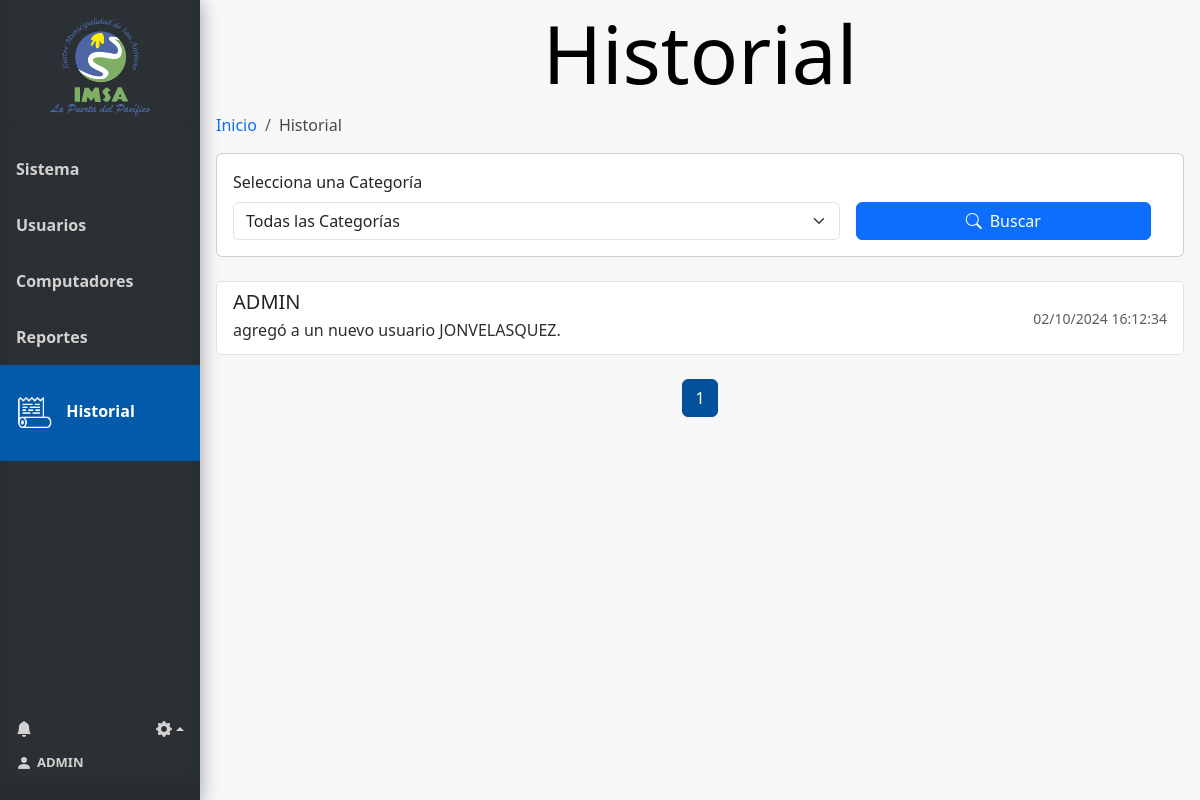
/historial (signed in), run on an earlier commit of the app's database.
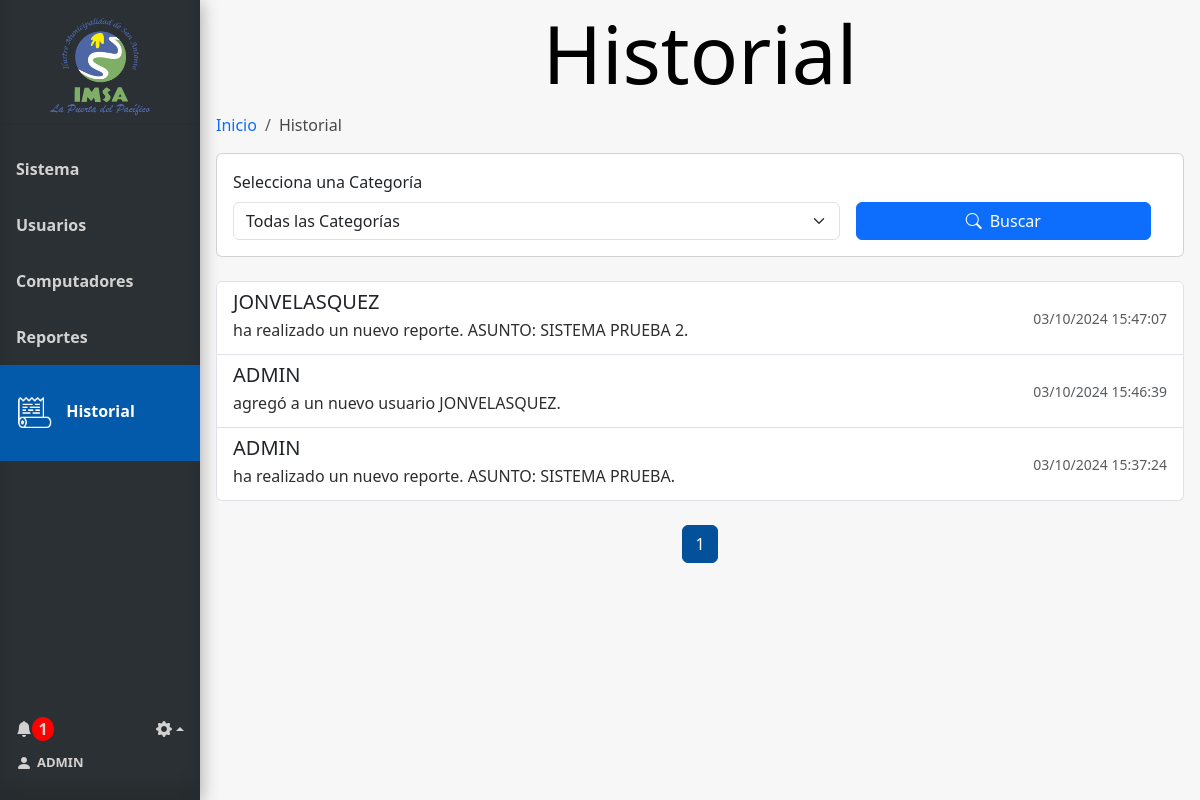
And on a later commit of the database.
### tables this page shows
CREATE TABLE Usuario (
    Id_usuario INTEGER PRIMARY KEY AUTOINCREMENT,
    Nombre_user VARCHAR(100),
    Email VARCHAR(100),
    Psw VARCHAR(100),
    id_tipo_usuario INTEGER,
    FOREIGN KEY (id_tipo_usuario) REFERENCES Tipo_usuario(id_tipo_usuario)
);

CREATE TABLE Historial (
    Id_historial INTEGER PRIMARY KEY AUTOINCREMENT,
    usuario_historial VARCHAR(100),
    descripcion VARCHAR(100),
    fecha VARCHAR(100),
    id_categoria INTEGER,
    FOREIGN KEY (id_categoria) REFERENCES Categoria_Historial(id_categoria)
);

### app.py (the view)
@app.route('/historial', methods=['GET'])
@login_required
def historial():
    conn = get_db_connection()
    user = current_user
    num_notificaciones_totales = get_total_notifications(user.id)
    info_notificaciones = get_info_notifications(user.id)
    page = request.args.get('page', 1, type=int)
    per_page = 10
    try:
        categoria_id = request.args.get('categoria')
        categorias = conn.execute("SELECT * FROM Categoria_historial").fetchall()
        historial_data = []
        total_records = 0
        if categoria_id:
            params = []
            query = '''
            SELECT Historial.*, Categoria_historial.nombre_categoria
            FROM Historial
            INNER JOIN Categoria_historial ON Categoria_historial.id_categoria = Historial.id_categoria
            WHERE 1=1
            '''
            query += ' AND Historial.id_categoria = ? ORDER BY fecha DESC'
            params.append(categoria_id)
            total_records = conn.execute(query, params).fetchall()
            total_records = len(total_records)
            offset = (page - 1) * per_page
            query += " LIMIT ? OFFSET ?"
            params += [per_page, offset]
            historial_data = conn.execute(query, params).fetchall()
            categoria_nombre = conn.execute('SELECT nombre_categoria FROM Categoria_historial WHERE id_categoria = ?', (categoria_id,)).fetchone()
        else:
            historial_data = conn.execute("SELECT * FROM Historial ORDER BY fecha DESC LIMIT ? OFFSET ?", (per_page, (page - 1) * per_page)).fetchall()
            total_records = conn.execute("SELECT COUNT(*) FROM Historial").fetchone()[0]
        total_pages = (total_records // per_page) + (1 if total_records % per_page > 0 else 0)
        start_page = max(1, page - 1)
        end_page = min(total_pages, page + 1)
        return render_template('historial.html',
                                historial_data=historial_data,
                                categorias=categorias,
                                categoria_nombre=categoria_nombre if categoria_id else None,
                                user=user,
                                num_notificaciones_totales=num_notificaciones_totales,
                                info_notificaciones=info_notificaciones,
                                total=total_records,
                                per_page=per_page,
                                page=page,
                                start_page=start_page,
                                end_page=end_page,
                                total_pages=total_pages)
    except Exception as e:
        flash(f"Error: {str(e)}", "danger")
        return redirect(url_for('historial'))  # Redirigir en caso de error
    finally:
        conn.close()

### app.py (called while the page is built)
@login_manager.user_loader
def load_user(user_id):
    return Usuario.get_by_id(user_id)

def get_db_connection():
    conn = sqlite3.connect('database.db')
    conn.row_factory = sqlite3.Row
    return conn

def get_total_notifications(user_id):
    conn = get_db_connection()
    total_notifications = conn.execute(
        'SELECT COUNT(*) FROM Notificaciones WHERE id_usuario = ?  AND leido = false',
        (user_id,)
    ).fetchone()[0]
    conn.close()
    return total_notifications

def get_info_notifications(user_id):
    conn = get_db_connection()
    info_notifiaciones= conn.execute(
        'SELECT * FROM Notificaciones WHERE id_usuario = ? ORDER BY id_notificacion DESC LIMIT 8',
        (user_id,)
    ).fetchall()
    conn.close()
    return info_notifiaciones

### model.py (called while the page is built)
def get_db_connection():
    conn = sqlite3.connect('database.db')
    conn.row_factory = sqlite3.Row
    return conn

    @staticmethod
    def get_by_id(id_usuario):
        conn = get_db_connection()
        user_data = conn.execute('SELECT * FROM Usuario WHERE Id_usuario = ?', (id_usuario,)).fetchone()
        conn.close()
        if user_data:
            return Usuario(
                user_data['Id_usuario'],
                user_data['Nombre_user'],
                user_data['Email'],
                user_data['Psw'],
                user_data['id_tipo_usuario']
            )
        return None

### templates/historial.html (shortened to what this page needs)
{% extends 'base.html' %}
{% block head %}
<link rel="stylesheet" href="{{ url_for('static', filename='css/style_historial.css') }}">
{% endblock %}
{% block content %}
<h1 class="block-effect" style="--td:0.3s">
    <div class="block-reveal" style="--bc: #2b3034; --d: 0.5s">Historial</div>
</h1>
{% block breadcrumb %}
<nav aria-label="breadcrumb">
    <ol class="breadcrumb">
        <li class="breadcrumb-item"><a href="{{ url_for('index') }}">Inicio</a></li>
        <li class="breadcrumb-item active" aria-current="page">Historial</li>
    </ol>
</nav>
{% endblock %}
<div class="card mb-4">
    <div class="card-body">
        <form method="get" action="{{ url_for('historial') }}" id="filtro-form" class="row g-3 align-items-end">
            <div class="col-md-8">
                <label for="categoria" class="form-label">Selecciona una Categoría</label>
                <select id="categoria" class="form-select" name="categoria" aria-label="Selecciona una Categoría">
                    <option value="">Todas las Categorías</option>
                </select>
            </div>
            <div class="col-md-4">
                <button class="btn btn-primary w-100" type="submit" id="filtro-boton">
                    <i class="bi bi-search me-2"></i>Buscar
                </button>
            </div>
        </form>
    </div>
</div>
{% if historial_data %}
<div class="list-group mb-4">
    {% for registro in historial_data %}
    <div class="list-group-item list-group-item-action d-flex justify-content-between align-items-center">
        <div>
            <h5 class="mb-1">{{ registro['usuario_historial'] }}</h5>
            <p class="mb-1">{{ registro['descripcion'] }}</p>
        </div>
        <small class="text-muted">{{ registro['fecha'] }}</small>
    </div>
    {% endfor %}
</div>
<nav aria-label="Paginación del historial">
    <ul class="pagination justify-content-center">
        {% for p in range(start_page, end_page + 1) %}
        <li class="page-item {% if p == page %}active{% endif %}">
            <a class="page-link" href="{{ url_for('historial', page=p, categoria=request.args.get('categoria')) }}">{{ p
                }}</a>
        </li>
        {% endfor %}
    </ul>
</nav>
{% else %}
<div class="alert alert-info" role="alert">
    <i class="bi bi-info-circle me-2"></i>No existen registros en el historial.
</div>
{% endif %}
{% endblock %}

### templates/base.html (shortened to what this page needs)
<!doctype html>
<html lang="es">
<head>
  {% block head %} {% endblock %}
  <link rel="stylesheet" href="{{ url_for('static', filename='css/style_base.css') }}">
  <link href="https://cdn.jsdelivr.net/npm/bootstrap@5.3.3/dist/css/bootstrap.min.css" rel="stylesheet"
>
  <link href="https://cdn.jsdelivr.net/npm/bootstrap-icons/font/bootstrap-icons.css" rel="stylesheet">
</head>
<body>
  <div class="sidebar" style="display: flex; flex-direction: column; height: 100vh;">
    <div class="tituloMenu">
      <img src="{{ url_for('static', filename='img/logo.png') }}" alt="Logo-IMSA" width="100px">
    </div>
    <hr>
    <a href="{{ url_for('index') }}" class="slide_right {% if request.endpoint == 'index' %}active{% endif %}">
      <b id="menu-link">Sistema</b>
    </a>
    {% if session['id_tipo_usuario'] == 1 %}
    <a href="{{ url_for('usuarios') }}" class="slide_right {% if request.endpoint == 'usuarios' %}active{% endif %}">
      <b id="menu-link">Usuarios</b>
    </a>
    {% endif %}
    <a href="{{ url_for('computadores') }}"
      class="slide_right {% if request.endpoint == 'computadores' %}active{% endif %}">
      <b id="menu-link">Computadores</b>
    </a>
    {% if session['id_tipo_usuario'] == 1 %}
    <a href="{{ url_for('reportes') }}" class="slide_right {% if request.endpoint == 'reportes' %}active{% endif %}">
      <b id="menu-link">Reportes</b>
      {% endif %}
    </a>
    <a href="{{ url_for('historial') }}" class="slide_right {% if request.endpoint == 'historial' %}active{% endif %}">
      <img id="icon-historial" class="menu-icon {% if request.endpoint == 'historial' %}show{% endif %}"
        src="{{ url_for('static', filename='img/icon-historial.png') }}" alt="icon-documentos">
      <b id="menu-link">Historial</b>
    </a>
    <div class="menuAbajo">
      <div class="ajuste_notificacion">
        <div class="notificacion">
          <a href="" class="icon" data-bs-toggle="modal" data-bs-target="#ModalNotifiaciones"
            style="text-decoration: none;">
            <i class="bi bi-bell-fill" style="display: flex; align-items: center;"></i>
            <div>
              {% if num_notificaciones_totales > 0 %}
              <strong id="numero_notificacion">{{ num_notificaciones_totales }}</strong>
              {% endif %}
            </div>
          </a>
        </div>
        <div class="ajustes btn-group dropup">
          <a href="" class="dropdown-toggle icon" data-bs-toggle="dropdown" aria-expanded="false">
            <i class="bi bi-gear-fill"></i></a>
        </div>
      </div>
      <div class="bodyCuenta">
        <a href="{{ url_for('cuenta') }}" id="cuenta">
          <i class="bi bi-person-fill" style="margin-right: 5px;"></i>
          <b style="font-size: small;"> {{ user.nombre_usuario}}</b>
        </a>
      </div>
    </div>
  </div>
  <div class="content">
    {% block content %}{% endblock %}
  </div>
</body>
</html>

### static/css/style_historial.css (style rules this page uses)
.page-link { color: #02519a !important; }
.active>.page-link, .page-link.active { background-color: #02519a !important; border-color: #02519a !important; color: #ffffff !important; }
div.content { height: 100vh; }

### static/css/style_base.css (style rules this page uses)
body { margin: 0; font-family: "Lato", sans-serif; height: 100vh; }
.content { background-color: #f7f7f7; }
*, *::before, *::after { margin: 0; padding: 0; }
p { color: #2e2e2e; margin-bottom: 20px; }
.block-effect { font-size: calc(8px + 6vw); }
.block-reveal { --t: calc(var(--td) + var(--d)); color: transparent; padding: 4px; position: relative; overflow: hidden; animation: revealBlock 0s var(--t) forwards; }
.block-reveal::after { content: ''; width: 0%; height: 100%; padding-bottom: 4px; position: absolute; top: 0; left: 0; background: #FFF; animation: revealingIn var(--td) var(--d) forwards, revealingOut var(--td) var(--t) forwards; }
h1 { text-align: center; }
.tituloMenu { display: flex; flex-direction: column; margin-top: 10px; margin-bottom: 10px; align-items: center; height: 11%; }
.sidebar { margin: 0; padding: 0; width: 200px; background-color: #2b3034; position: fixed; height: 100%; overflow: auto; box-shadow: inset 0 -1em 1em rgba(0, 0, 0, 0.1), 0.1em 0.1em 1em rgba(0, 0, 0, 0.3); }
.sidebar>a { display: flex; align-items: center; color: #d4d2d0; padding: 16px; text-decoration: none; display: inline-block; cursor: pointer; box-shadow: inset 0 0 0 0 #00213e; -webkit-transition: ease-out 0.4s; -moz-transition: ease-out 0.4s; transition: ease-out 0.4s; }
.sidebar>a.active { background-color: #045aaa; color: white; padding-top: 15%; padding-bottom: 15%; }
div.content { margin-left: 200px; padding: 1px 16px; }
.menu-icon { display: none; width: 36px; margin-right: 10px; }
#menu-link { margin: 15px 0px 15px 0px; }
.sidebar a.active .menu-icon, .sidebar a:hover .menu-icon { display: inline-block; }
.menuAbajo { display: flex; margin-top: auto; color: #d4d2d0; padding: 16px 16px 25px 16px; flex-direction: column; }
.menuAbajo a { color: #d4d2d0; text-decoration: none; cursor: pointer; }
.bodyCuenta { width: 80%; display: flex; justify-content: start; align-content: center; }
#cuenta { display: flex; align-items: center; }
.ajuste_notificacion { display: flex; flex-direction: row; justify-content: space-between; align-items: center; width: 100%; margin-bottom: 10px; }
li a { text-decoration: none !important; }
.notificacion a { display: flex; flex-direction: row; }
#numero_notificacion { height: 22px; width: 22px; display: table-cell; text-align: center; vertical-align: middle; border-radius: 50%; background: #ff0000; }
.icon { transition-duration: 0.3s; -webkit-tap-highlight-color: rgba(0, 0, 0, 0); transform: translateZ(0); box-shadow: 0 0 1px rgba(0, 0, 0, 0); }
.breadcrumb-item.active { color: #474747 !important; }
#filtro-form { width: 100%; }

What changed in the data, as far as the page shows it:
added Historial: usuario_historial "JONVELASQUEZ", descripcion "ha realizado un nuevo reporte. ASUNTO: SISTEMA PRUEBA 2.", fecha "03/10/2024 15:47:07"
added Historial: usuario_historial "ADMIN", descripcion "agregó a un nuevo usuario JONVELASQUEZ.", fecha "03/10/2024 15:46:39"
changed Historial: descripcion "agregó a un nuevo usuario JONVELASQUEZ." → "ha realizado un nuevo reporte. ASUNTO: SISTEMA PRUEBA."; fecha "02/10/2024 16:12:34" → "03/10/2024 15:37:24"
Also different on the page:
{{ num_notificaciones_totales }}: (not shown) → "1"
